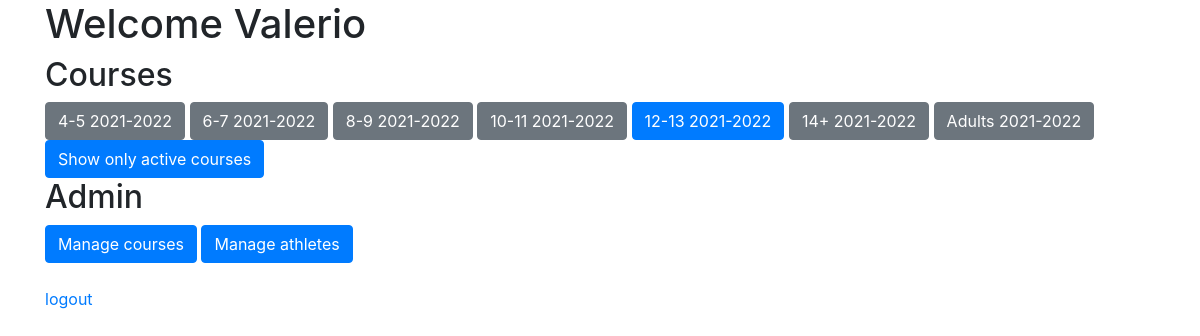
Screenshot of /entry.php?all (signed in) with the database file from the repository.
### tables this page shows
CREATE TABLE `course`
(
    `id`                 INT           NOT NULL AUTO_INCREMENT,
    `name`               VARCHAR(32)   NOT NULL,
    `year`               INT           NOT NULL,  
    `default_start_time` TIME          NOT NULL,  
    `default_duration`   DECIMAL(4, 2) NOT NULL,  
    `is_active`          BOOLEAN       NOT NULL DEFAULT TRUE,
    PRIMARY KEY (`id`)
);

### Libraries/Connection.php (called while the page is built, shortened)
<?php
class Connection
{
	private mysqli $conn;
	private int $mode = MYSQLI_ASSOC;
	public function __construct
	(
		string $dbname,
		string $servername = 'localhost',
		string $username = 'root',
		string $password = ''
	)
	{
		$this->conn = new mysqli($servername, $username, $password, $dbname);
	}
	public function execute(string $query, array $params = null): ?array
	{
		$stmt = $this->conn->prepare($query);
		$stmt->execute();
		$result = $stmt->get_result();
		if ($result === false) {
			$stmt->close();
			return null;
		} else {
			$data = $result->fetch_all($this->mode);
			return $data;
		}
	}
}

### entry.php (the view, shortened to what this page needs)
<?php
require_once 'Libraries/Connection.php';
$conn = new Connection('shine');
$query = sprintf('SELECT * FROM course %s;', isset($_GET['all']) ? '' : 'WHERE is_active = TRUE;');
$courses_list = $conn->execute($query);
?>
<!DOCTYPE html>
<html lang="it">
<head>
    <link rel="stylesheet"
          href="https://stackpath.bootstrapcdn.com/bootstrap/4.4.1/css/bootstrap.min.css"
>
</head>
<body>
<div class="container">
    <h1>Welcome <?php echo $_SESSION['user'] ?></h1>
    <div>
        <h2>Courses</h2>
        <?php foreach ($courses_list as $course) { ?>
            <a href="User/course.php?id=<?php echo $course['id'] ?>"
               class="btn <?php echo $course['is_active'] ? "btn-primary" : "btn-secondary"; ?>">
				<?php echo $course['name'] ?></a>
		<?php } ?>
		<?php if (isset($_GET['all'])) { ?>
            <a href="entry.php" class="btn btn-primary">Show only active courses</a>
		<?php } else { ?>
            <a href="entry.php?all" class="btn btn-primary">Show all</a>
		<?php } ?>
    </div>
    <div>
        <h2>Admin</h2>
        <a href="Admin/manage_courses.php" class="btn btn-primary">Manage courses</a>
        <a href="Admin/manage_athletes.php" class="btn btn-primary">Manage athletes</a>
    </div>
    <br><a href="logout.php">logout</a>
</div>
</body>

### rows the page displays
course: name "4-5 2021-2022"
course: name "6-7 2021-2022"
course: name "8-9 2021-2022"
course: name "10-11 2021-2022"
course: name "12-13 2021-2022"
course: name "14+ 2021-2022"
course: name "Adults 2021-2022"

### other values shown
$_SESSION['user'] "Valerio"
